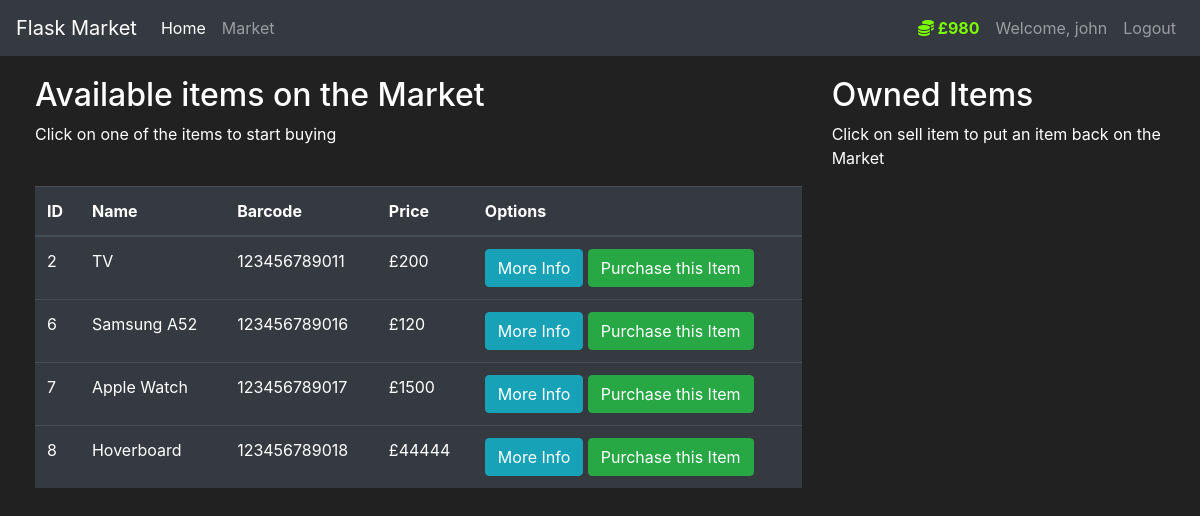
The page /market (signed in) on the database as committed earlier.
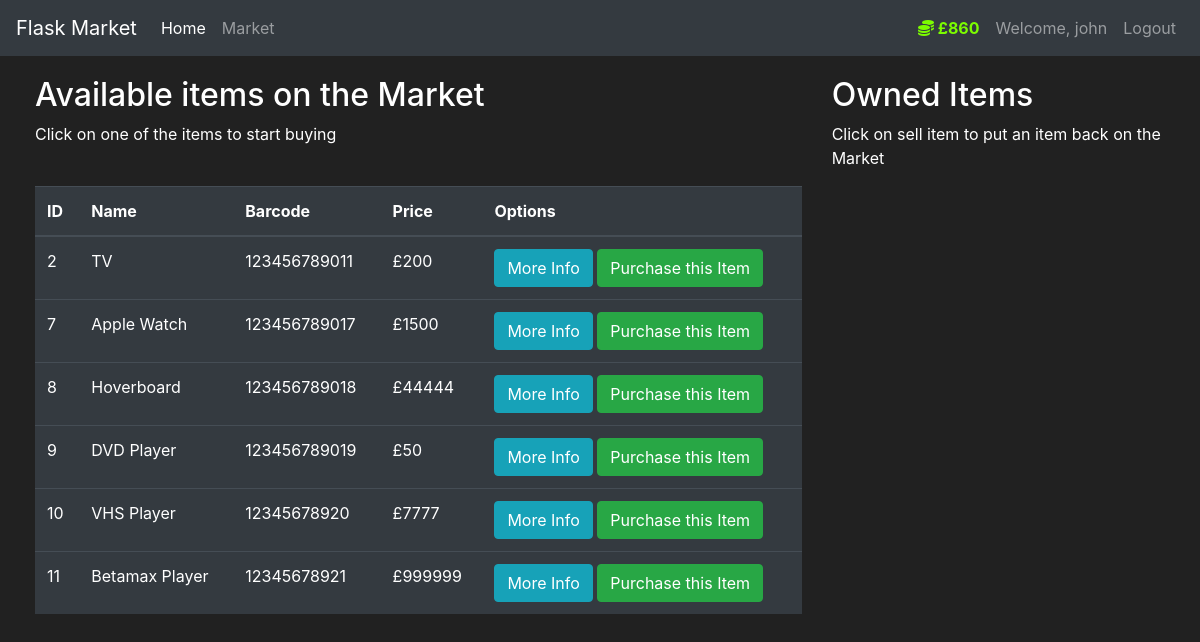
The same page on the database as committed later.
### market/models.py (models this page shows, shortened)
class User(db.Model, UserMixin):
    id = db.Column(db.Integer(), primary_key=True)
    username = db.Column(db.String(length=30), nullable=False, unique=True)
    email_address = db.Column(db.String(length=50), nullable=False, unique=True)
    password_hash = db.Column(db.String(length=60), nullable=False)
    budget = db.Column(db.Integer(), nullable=False, default=1000)
    items = db.relationship('Item', backref='owned_user', lazy=True)
    @property
    def password(self):
        return self.password
    @property
    def prettier_budget(self):
        if len(str(self.budget)) >= 4:
            return f'£{str(self.budget)[:-3]},{str(self.budget)[-3:]}'
        else:
            return f'£{self.budget}'

class Item(db.Model):
    id = db.Column(db.Integer(), primary_key=True)
    name = db.Column(db.String(length=30), nullable=False, unique=True)
    price = db.Column(db.Integer(), nullable=False)
    barcode = db.Column(db.String(length=12), nullable=False, unique=True)
    description = db.Column(db.String(length=1024), nullable=False, unique=True)
    owner = db.Column(db.Integer(), db.ForeignKey('user.id'))

### market/routes.py (the view, shortened to what this page needs)
@app.route('/market', methods=['GET', 'POST'])
@login_required
def market_page():
    purchase_form = PurchaseItemForm()
    if request.method == "GET":
        items = Item.query.filter_by(owner=None)
        return render_template('market.html', items=items, purchase_form=purchase_form)

### market/models.py (called while the page is built)
@login_manager.user_loader
def load_user(user_id):
    return User.query.get(int(user_id))

### market/templates/market.html (shortened to what this page needs)
{% extends 'base.html' %}
{% block content %}
<div class="row" style="margin-top:20px; margin-left:20px">
    <div class="col-8">
        <h2>Available items on the Market</h2>
        <p>Click on one of the items to start buying</p>
        <br>
        <table class="table table-hover table-dark">
            <thead>
            <tr>
                <th scope="col">ID</th>
                <th scope="col">Name</th>
                <th scope="col">Barcode</th>
                <th scope="col">Price</th>
                <th scope="col">Options</th>
            </tr>
            </thead>
            <tbody>
            {% for item in items %}
            <tr>
                <td>{{ item.id }}</td>
                <td>{{ item.name }}</td>
                <td>{{ item.barcode }}</td>
                <td>£{{ item.price }}</td>
                <td>
                    <button class="btn btn-outline btn-info" data-toggle="modal"
                            data-target="#Modal-MoreInfo-{{ item.id }}">More Info
                    </button>
                    <button class="btn btn-outline btn-success" data-toggle="modal"
                            data-target="#Modal-PurchaseConfirm-{{ item.id }}">Purchase this Item
                    </button>
                </td>
            </tr>
            {% endfor %}
            </tbody>
        </table>
    </div>
    <div class="col-4">
        <h2>Owned Items</h2>
        <p>Click on sell item to put an item back on the Market</p>
        <br>
    </div>
</div>
{% endblock %}

### market/templates/base.html (shortened to what this page needs)
<!doctype html>
<html lang="en">
<head>
    <link rel="stylesheet" href="https://cdn.jsdelivr.net/npm/bootstrap@4.5.3/dist/css/bootstrap.min.css"
>
    <link rel="stylesheet" href="https://cdnjs.cloudflare.com/ajax/libs/font-awesome/6.3.0/css/all.min.css">
</head>
<body>
<nav class="navbar navbar-expand-md navbar-dark bg-dark">
    <a class="navbar-brand" href="#">Flask Market</a>
    <div class="collapse navbar-collapse" id="navbarNav">
        <ul class="navbar-nav mr-auto">
            <li class="nav-item active">
                <a class="nav-link" href="{{ url_for('home_page') }}">Home <span class="sr-only">(current)</span></a>
            </li>
            <li class="nav-item">
                <a class="nav-link" href="{{ url_for('market_page') }}">Market</a>
            </li>
        </ul>
        {% if current_user.is_authenticated %}
        <ul class="navbar-nav">
            <li class="nav-item">
                <a class="nav-link" style="color: lawngreen; font-weight: bold">
                    <i class="fas fa-coins"></i>
                    {{ current_user.prettier_budget }}
                </a>
            </li>
            <li class="nav-item">
                <a class="nav-link">Welcome, {{ current_user.username }}</a>
            </li>
            <li class="nav-item">
                <a class="nav-link" href="{{ url_for('logout_page') }}">Logout</a>
            </li>
        </ul>
        {% endif %}
    </div>
</nav>
{% block content %}
{% endblock %}
</body>
</html>

### market/templates/base.html (style rules this page uses)
body { background-color: #212121; color: white }

Rows that differ between the two databases and show on the page:
no longer on this page (row edited): Item: id "6", name "Samsung A52", barcode "123456789016", price "120"
changed User "john": prettier_budget "£980" → "£860"
added Item: id "9", name "DVD Player", barcode "123456789019", price "50"
added Item: id "10", name "VHS Player", barcode "12345678920", price "7777"
added Item: id "11", name "Betamax Player", barcode "12345678921", price "999999"
